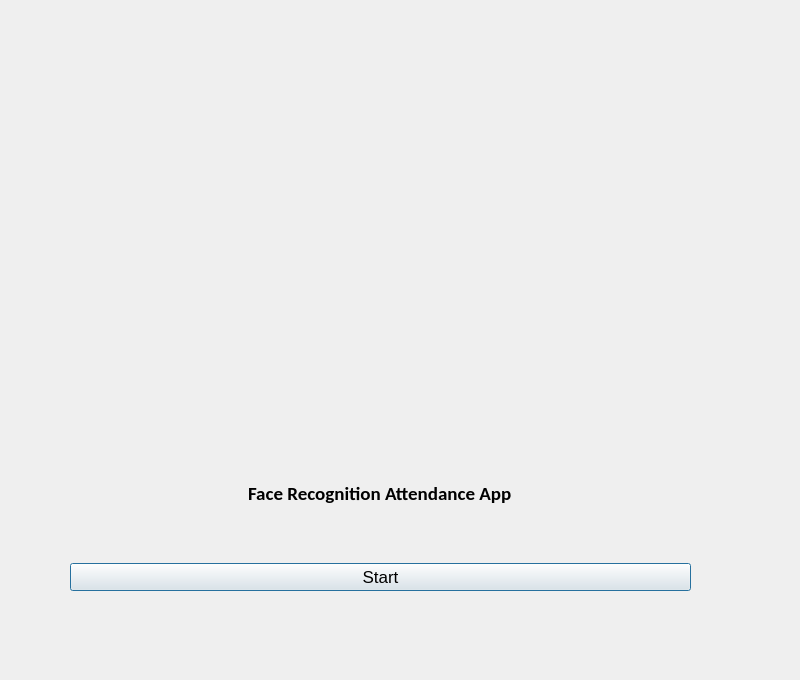
<?xml version="1.0" encoding="UTF-8"?>
<ui version="4.0">
 <class>Dialog</class>
 <widget class="QDialog" name="Dialog">
  <property name="geometry">
   <rect>
    <x>0</x>
    <y>0</y>
    <width>800</width>
    <height>680</height>
   </rect>
  </property>
  <property name="maximumSize">
   <size>
    <width>800</width>
    <height>680</height>
   </size>
  </property>
  <property name="windowTitle">
   <string>Face Recognition Attendance App</string>
  </property>
  <property name="windowIcon">
   <iconset>
    <normaloff>icon.png</normaloff>icon.png</iconset>
  </property>
  <widget class="QLabel" name="logolabel">
   <property name="geometry">
    <rect>
     <x>20</x>
     <y>0</y>
     <width>791</width>
     <height>411</height>
    </rect>
   </property>
   <property name="text">
    <string/>
   </property>
   <property name="pixmap">
    <pixmap>logo.png</pixmap>
   </property>
  </widget>
  <widget class="QWidget" name="verticalLayoutWidget">
   <property name="geometry">
    <rect>
     <x>70</x>
     <y>430</y>
     <width>621</width>
     <height>161</height>
    </rect>
   </property>
   <layout class="QVBoxLayout" name="verticalLayout">
    <item>
     <layout class="QHBoxLayout" name="horizontalLayout">
      <item alignment="Qt::AlignHCenter">
       <widget class="QLabel" name="filelabel">
        <property name="font">
         <font>
          <family>Calibri</family>
          <pointsize>14</pointsize>
          <weight>75</weight>
          <bold>true</bold>
         </font>
        </property>
        <property name="text">
         <string>Face Recognition Attendance App</string>
        </property>
       </widget>
      </item>
     </layout>
    </item>
    <item>
     <widget class="QPushButton" name="runButton">
      <property name="font">
       <font>
        <family>Arial</family>
        <pointsize>13</pointsize>
       </font>
      </property>
      <property name="text">
       <string>Start</string>
      </property>
     </widget>
    </item>
   </layout>
  </widget>
 </widget>
 <resources>
  <include location="../Face-Recogntion-PyQt/Face_Detection_PyQt_base/resource.qrc"/>
 </resources>
 <connections/>
</ui>
